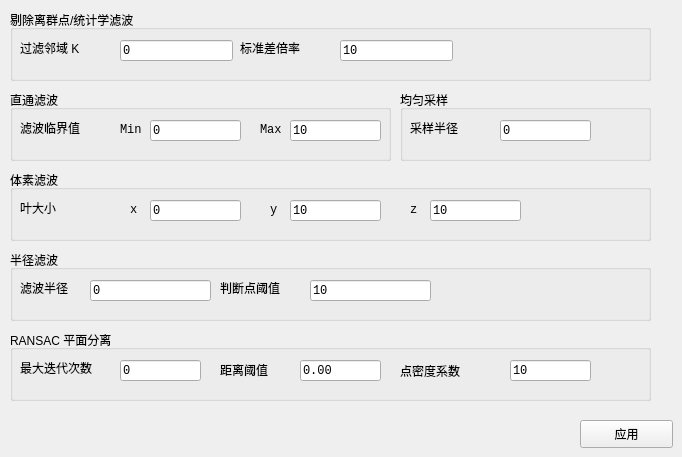
   <widget class="QWidget" name="tab">
    <attribute name="title">
     <string>滤波</string>
    </attribute>
    <widget class="QGroupBox" name="groupBox">
     <property name="geometry">
      <rect>
       <x>10</x>
       <y>330</y>
       <width>641</width>
       <height>71</height>
      </rect>
     </property>
     <property name="title">
      <string>RANSAC 平面分离</string>
     </property>
     <widget class="QLabel" name="label">
      <property name="geometry">
       <rect>
        <x>10</x>
        <y>30</y>
        <width>91</width>
        <height>16</height>
       </rect>
      </property>
      <property name="text">
       <string>最大迭代次数</string>
      </property>
     </widget>
     <widget class="QLineEdit" name="liIteration">
      <property name="geometry">
       <rect>
        <x>110</x>
        <y>30</y>
        <width>81</width>
        <height>21</height>
       </rect>
      </property>
      <property name="font">
       <font>
        <family>Consolas</family>
       </font>
      </property>
      <property name="text">
       <string>0</string>
      </property>
     </widget>
     <widget class="QLineEdit" name="liDist">
      <property name="geometry">
       <rect>
        <x>290</x>
        <y>30</y>
        <width>81</width>
        <height>21</height>
       </rect>
      </property>
      <property name="font">
       <font>
        <family>Consolas</family>
       </font>
      </property>
      <property name="text">
       <string>0.00</string>
      </property>
     </widget>
     <widget class="QLabel" name="label_2">
      <property name="geometry">
       <rect>
        <x>210</x>
        <y>32</y>
        <width>91</width>
        <height>16</height>
       </rect>
      </property>
      <property name="text">
       <string>距离阈值</string>
      </property>
     </widget>
     <widget class="QLabel" name="label_3">
      <property name="geometry">
       <rect>
        <x>390</x>
        <y>33</y>
        <width>91</width>
        <height>16</height>
       </rect>
      </property>
      <property name="text">
       <string>点密度系数</string>
      </property>
     </widget>
     <widget class="QLineEdit" name="liMass">
      <property name="geometry">
       <rect>
        <x>500</x>
        <y>30</y>
        <width>81</width>
        <height>21</height>
       </rect>
      </property>
      <property name="font">
       <font>
        <family>Consolas</family>
       </font>
      </property>
      <property name="text">
       <string>10</string>
      </property>
     </widget>
    </widget>
    <widget class="QGroupBox" name="groupBox_2">
     <property name="geometry">
      <rect>
       <x>10</x>
       <y>10</y>
       <width>641</width>
       <height>71</height>
      </rect>
     </property>
     <property name="title">
      <string>剔除离群点/统计学滤波</string>
     </property>
     <widget class="QLabel" name="label_4">
      <property name="geometry">
       <rect>
        <x>10</x>
        <y>30</y>
        <width>91</width>
        <height>16</height>
       </rect>
      </property>
      <property name="text">
       <string>过滤邻域 K</string>
      </property>
     </widget>
     <widget class="QLineEdit" name="limeank">
      <property name="geometry">
       <rect>
        <x>110</x>
        <y>30</y>
        <width>113</width>
        <height>21</height>
       </rect>
      </property>
      <property name="font">
       <font>
        <family>Consolas</family>
       </font>
      </property>
      <property name="text">
       <string>0</string>
      </property>
     </widget>
     <widget class="QLabel" name="label_6">
      <property name="geometry">
       <rect>
        <x>230</x>
        <y>30</y>
        <width>91</width>
        <height>16</height>
       </rect>
      </property>
      <property name="text">
       <string>标准差倍率</string>
      </property>
     </widget>
     <widget class="QLineEdit" name="liMulthresh">
      <property name="geometry">
       <rect>
        <x>330</x>
        <y>30</y>
        <width>113</width>
        <height>21</height>
       </rect>
      </property>
      <property name="font">
       <font>
        <family>Consolas</family>
       </font>
      </property>
      <property name="text">
       <string>10</string>
      </property>
     </widget>
    </widget>
    <widget class="QPushButton" name="Apply01">
     <property name="geometry">
      <rect>
       <x>580</x>
       <y>420</y>
       <width>93</width>
       <height>28</height>
      </rect>
     </property>
     <property name="text">
      <string>应用</string>
     </property>
    </widget>
    <widget class="QGroupBox" name="groupBox_3">
     <property name="geometry">
      <rect>
       <x>10</x>
       <y>90</y>
       <width>381</width>
       <height>71</height>
      </rect>
     </property>
     <property name="title">
      <string>直通滤波</string>
     </property>
     <widget class="QLabel" name="label_5">
      <property name="geometry">
       <rect>
        <x>10</x>
        <y>30</y>
        <width>91</width>
        <height>16</height>
       </rect>
      </property>
      <property name="text">
       <string>滤波临界值</string>
      </property>
     </widget>
     <widget class="QLineEdit" name="liFilMin">
      <property name="geometry">
       <rect>
        <x>140</x>
        <y>30</y>
        <width>91</width>
        <height>21</height>
       </rect>
      </property>
      <property name="font">
       <font>
        <family>Consolas</family>
       </font>
      </property>
      <property name="text">
       <string>0</string>
      </property>
     </widget>
     <widget class="QLineEdit" name="liFilMax">
      <property name="geometry">
       <rect>
        <x>280</x>
        <y>30</y>
        <width>91</width>
        <height>21</height>
       </rect>
      </property>
      <property name="font">
       <font>
        <family>Consolas</family>
       </font>
      </property>
      <property name="text">
       <string>10</string>
      </property>
     </widget>
     <widget class="QLabel" name="label_7">
      <property name="geometry">
       <rect>
        <x>110</x>
        <y>32</y>
        <width>31</width>
        <height>16</height>
       </rect>
      </property>
      <property name="font">
       <font>
        <family>Consolas</family>
       </font>
      </property>
      <property name="text">
       <string>Min</string>
      </property>
     </widget>
     <widget class="QLabel" name="label_8">
      <property name="geometry">
       <rect>
        <x>250</x>
        <y>32</y>
        <width>31</width>
        <height>16</height>
       </rect>
      </property>
      <property name="font">
       <font>
        <family>Consolas</family>
       </font>
      </property>
      <property name="text">
       <string>Max</string>
      </property>
     </widget>
    </widget>
    <widget class="QGroupBox" name="groupBox_4">
     <property name="geometry">
      <rect>
       <x>10</x>
       <y>170</y>
       <width>641</width>
       <height>71</height>
      </rect>
     </property>
     <property name="title">
      <string>体素滤波</string>
     </property>
     <widget class="QLabel" name="label_9">
      <property name="geometry">
       <rect>
        <x>10</x>
        <y>30</y>
        <width>91</width>
        <height>16</height>
       </rect>
      </property>
      <property name="text">
       <string>叶大小</string>
      </property>
     </widget>
     <widget class="QLineEdit" name="liFleafX">
      <property name="geometry">
       <rect>
        <x>140</x>
        <y>30</y>
        <width>91</width>
        <height>21</height>
       </rect>
      </property>
      <property name="font">
       <font>
        <family>Consolas</family>
       </font>
      </property>
      <property name="text">
       <string>0</string>
      </property>
     </widget>
     <widget class="QLineEdit" name="liFleafY">
      <property name="geometry">
       <rect>
        <x>280</x>
        <y>30</y>
        <width>91</width>
        <height>21</height>
       </rect>
      </property>
      <property name="font">
       <font>
        <family>Consolas</family>
       </font>
      </property>
      <property name="text">
       <string>10</string>
      </property>
     </widget>
     <widget class="QLabel" name="label_10">
      <property name="geometry">
       <rect>
        <x>120</x>
        <y>32</y>
        <width>31</width>
        <height>16</height>
       </rect>
      </property>
      <property name="font">
       <font>
        <family>Consolas</family>
       </font>
      </property>
      <property name="text">
       <string>x</string>
      </property>
     </widget>
     <widget class="QLabel" name="label_11">
      <property name="geometry">
       <rect>
        <x>260</x>
        <y>32</y>
        <width>31</width>
        <height>16</height>
       </rect>
      </property>
      <property name="font">
       <font>
        <family>Consolas</family>
       </font>
      </property>
      <property name="text">
       <string>y</string>
      </property>
     </widget>
     <widget class="QLabel" name="label_12">
      <property name="geometry">
       <rect>
        <x>400</x>
        <y>32</y>
        <width>31</width>
        <height>16</height>
       </rect>
      </property>
      <property name="font">
       <font>
        <family>Consolas</family>
       </font>
      </property>
      <property name="text">
       <string>z</string>
      </property>
     </widget>
     <widget class="QLineEdit" name="liFleafZ">
      <property name="geometry">
       <rect>
        <x>420</x>
        <y>30</y>
        <width>91</width>
        <height>21</height>
       </rect>
      </property>
      <property name="font">
       <font>
        <family>Consolas</family>
       </font>
      </property>
      <property name="text">
       <string>10</string>
      </property>
     </widget>
    </widget>
    <widget class="QGroupBox" name="groupBox_5">
     <property name="geometry">
      <rect>
       <x>10</x>
       <y>250</y>
       <width>641</width>
       <height>71</height>
      </rect>
     </property>
     <property name="title">
      <string>半径滤波</string>
     </property>
     <widget class="QLabel" name="label_13">
      <property name="geometry">
       <rect>
        <x>10</x>
        <y>30</y>
        <width>91</width>
        <height>16</height>
       </rect>
      </property>
      <property name="text">
       <string>滤波半径</string>
      </property>
     </widget>
     <widget class="QLineEdit" name="liradius">
      <property name="geometry">
       <rect>
        <x>80</x>
        <y>30</y>
        <width>121</width>
        <height>21</height>
       </rect>
      </property>
      <property name="font">
       <font>
        <family>Consolas</family>
       </font>
      </property>
      <property name="text">
       <string>0</string>
      </property>
     </widget>
     <widget class="QLineEdit" name="liminneibors">
      <property name="geometry">
       <rect>
        <x>300</x>
        <y>30</y>
        <width>121</width>
        <height>21</height>
       </rect>
      </property>
      <property name="font">
       <font>
        <family>Consolas</family>
       </font>
      </property>
      <property name="text">
       <string>10</string>
      </property>
     </widget>
     <widget class="QLabel" name="label_14">
      <property name="geometry">
       <rect>
        <x>210</x>
        <y>30</y>
        <width>91</width>
        <height>16</height>
       </rect>
      </property>
      <property name="text">
       <string>判断点阈值</string>
      </property>
     </widget>
    </widget>
    <widget class="QGroupBox" name="groupBox_6">
     <property name="geometry">
      <rect>
       <x>400</x>
       <y>90</y>
       <width>251</width>
       <height>71</height>
      </rect>
     </property>
     <property name="title">
      <string>均匀采样</string>
     </property>
     <widget class="QLabel" name="label_17">
      <property name="geometry">
       <rect>
        <x>10</x>
        <y>30</y>
        <width>91</width>
        <height>16</height>
       </rect>
      </property>
      <property name="text">
       <string>采样半径</string>
      </property>
     </widget>
     <widget class="QLineEdit" name="liFusRadius">
      <property name="geometry">
       <rect>
        <x>100</x>
        <y>30</y>
        <width>91</width>
        <height>21</height>
       </rect>
      </property>
      <property name="font">
       <font>
        <family>Consolas</family>
       </font>
      </property>
      <property name="text">
       <string>0</string>
      </property>
     </widget>
    </widget>
   </widget>
